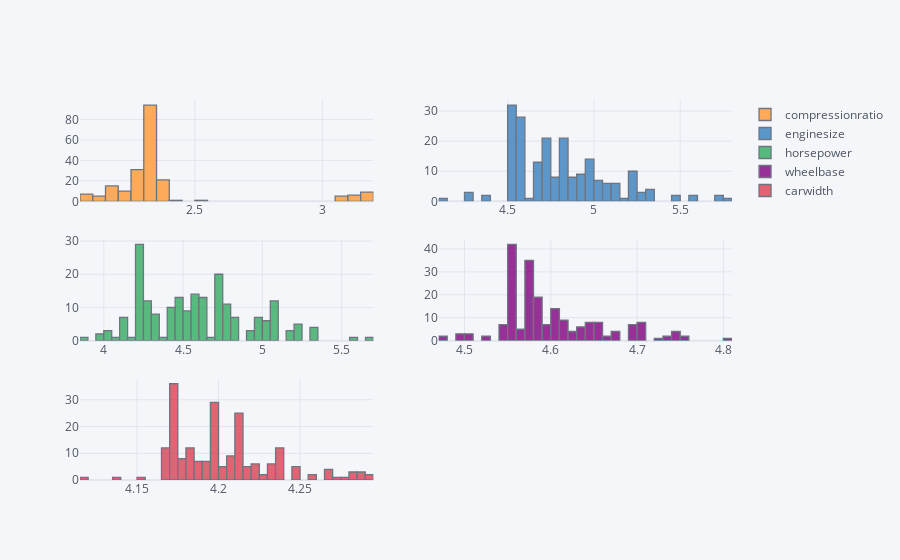

Notebook cell for this chart:
### Code cell
df_try = df1.copy()

for col in skew_cols.index.values: #lặp qua mỗi cột trong DF "df_try" mà có giá trị skewness cao
    df_try[col]=df_try[col].apply(np.log1p) #giảm độ lệch áp dụng hàm "log1p"
print(df_try[skew_cols.index].skew())
print()
df_try[skew_cols.index].iplot(kind='histogram',subplots = True,bins = 50)

### Figure 1 — Plotly figure (JSON) as saved in the notebook; plotly's stock layout.template omitted (floating-point values rounded to 4 significant figures; data arrays with more than 128 entries replaced by an {"elided": "..."} marker saying what was removed)
{"data": [{"histfunc": "count", "histnorm": "", "marker": {"color": "rgba(255, 153, 51, 1.0)", "line": {"color": "#4D5663", "width": 1.3}}, "name": "compressionratio", "nbinsx": 50, "opacity": 0.8, "orientation": "v", "x": {"elided": "205 float values"}, "xaxis": "x", "yaxis": "y", "type": "histogram"}, {"histfunc": "count", "histnorm": "", "marker": {"color": "rgba(55, 128, 191, 1.0)", "line": {"color": "#4D5663", "width": 1.3}}, "name": "enginesize", "nbinsx": 50, "opacity": 0.8, "orientation": "v", "x": {"elided": "205 float values"}, "xaxis": "x2", "yaxis": "y2", "type": "histogram"}, {"histfunc": "count", "histnorm": "", "marker": {"color": "rgba(50, 171, 96, 1.0)", "line": {"color": "#4D5663", "width": 1.3}}, "name": "horsepower", "nbinsx": 50, "opacity": 0.8, "orientation": "v", "x": {"elided": "205 float values"}, "xaxis": "x3", "yaxis": "y3", "type": "histogram"}, {"histfunc": "count", "histnorm": "", "marker": {"color": "rgba(128, 0, 128, 1.0)", "line": {"color": "#4D5663", "width": 1.3}}, "name": "wheelbase", "nbinsx": 50, "opacity": 0.8, "orientation": "v", "x": {"elided": "205 float values"}, "xaxis": "x4", "yaxis": "y4", "type": "histogram"}, {"histfunc": "count", "histnorm": "", "marker": {"color": "rgba(219, 64, 82, 1.0)", "line": {"color": "#4D5663", "width": 1.3}}, "name": "carwidth", "nbinsx": 50, "opacity": 0.8, "orientation": "v", "x": {"elided": "205 float values"}, "xaxis": "x5", "yaxis": "y5", "type": "histogram"}], "layout": {"barmode": "overlay", "legend": {"bgcolor": "#F5F6F9", "font": {"color": "#4D5663"}}, "paper_bgcolor": "#F5F6F9", "plot_bgcolor": "#F5F6F9", "title": {"font": {"color": "#4D5663"}}, "xaxis": {"anchor": "y", "domain": [0, 0.45], "gridcolor": "#E1E5ED", "showgrid": true, "tickfont": {"color": "#4D5663"}, "title": {"font": {"color": "#4D5663"}, "text": ""}, "zerolinecolor": "#E1E5ED"}, "yaxis": {"anchor": "x", "domain": [0.7333, 1], "gridcolor": "#E1E5ED", "showgrid": true, "tickfont": {"color": "#4D5663"}, "title": {"font": {"color": "#4D5663"}, "text": ""}, "zerolinecolor": "#E1E5ED"}, "xaxis2": {"anchor": "y2", "domain": [0.55, 1], "gridcolor": "#E1E5ED", "showgrid": true, "tickfont": {"color": "#4D5663"}, "title": {"font": {"color": "#4D5663"}, "text": ""}, "zerolinecolor": "#E1E5ED"}, "yaxis2": {"anchor": "x2", "domain": [0.7333, 1], "gridcolor": "#E1E5ED", "showgrid": true, "tickfont": {"color": "#4D5663"}, "title": {"font": {"color": "#4D5663"}, "text": ""}, "zerolinecolor": "#E1E5ED"}, "xaxis3": {"anchor": "y3", "domain": [0, 0.45], "gridcolor": "#E1E5ED", "showgrid": true, "tickfont": {"color": "#4D5663"}, "title": {"font": {"color": "#4D5663"}, "text": ""}, "zerolinecolor": "#E1E5ED"}, "yaxis3": {"anchor": "x3", "domain": [0.3667, 0.6333], "gridcolor": "#E1E5ED", "showgrid": true, "tickfont": {"color": "#4D5663"}, "title": {"font": {"color": "#4D5663"}, "text": ""}, "zerolinecolor": "#E1E5ED"}, "xaxis4": {"anchor": "y4", "domain": [0.55, 1], "gridcolor": "#E1E5ED", "showgrid": true, "tickfont": {"color": "#4D5663"}, "title": {"font": {"color": "#4D5663"}, "text": ""}, "zerolinecolor": "#E1E5ED"}, "yaxis4": {"anchor": "x4", "domain": [0.3667, 0.6333], "gridcolor": "#E1E5ED", "showgrid": true, "tickfont": {"color": "#4D5663"}, "title": {"font": {"color": "#4D5663"}, "text": ""}, "zerolinecolor": "#E1E5ED"}, "xaxis5": {"anchor": "y5", "domain": [0, 0.45], "gridcolor": "#E1E5ED", "showgrid": true, "tickfont": {"color": "#4D5663"}, "title": {"font": {"color": "#4D5663"}, "text": ""}, "zerolinecolor": "#E1E5ED"}, "yaxis5": {"anchor": "x5", "domain": [0, 0.2667], "gridcolor": "#E1E5ED", "showgrid": true, "tickfont": {"color": "#4D5663"}, "title": {"font": {"color": "#4D5663"}, "text": ""}, "zerolinecolor": "#E1E5ED"}}}
